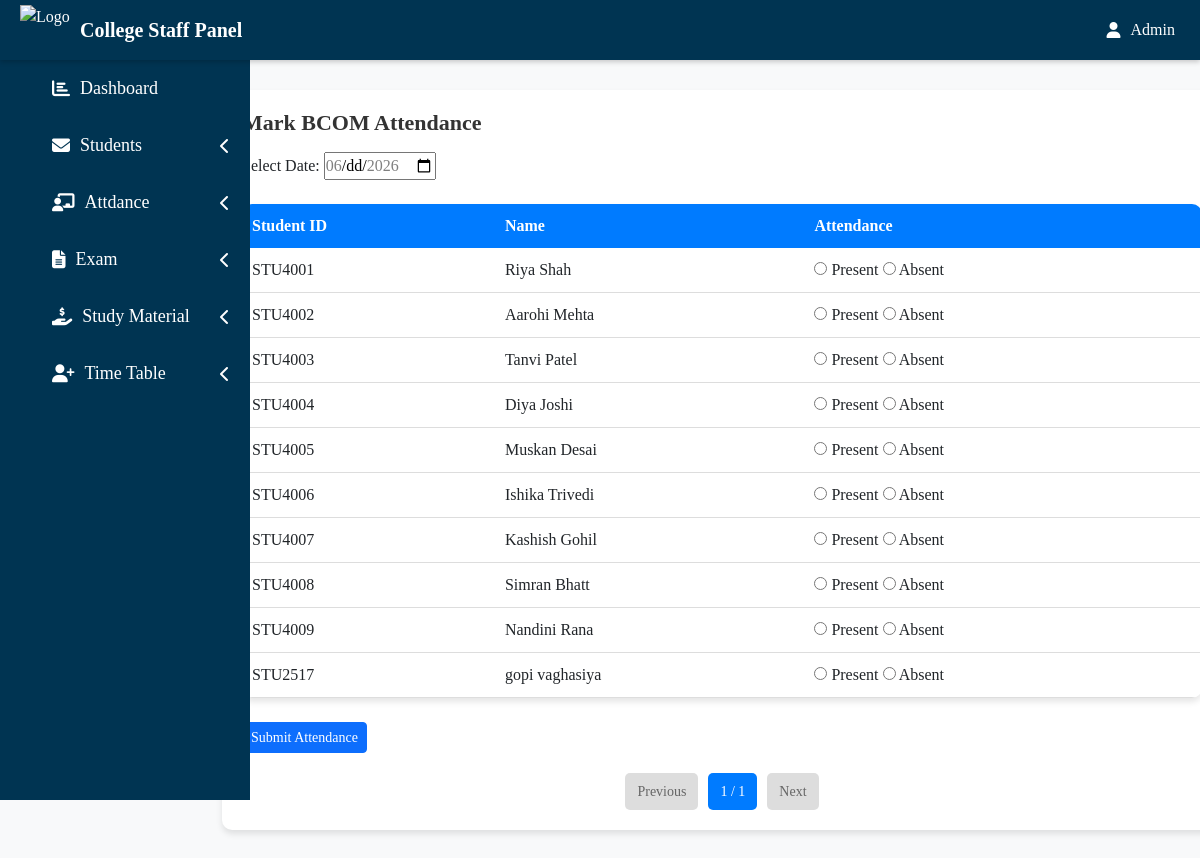
Screenshot of /collegestaff/bcom_student.php with the database file from the repository.
### tables this page shows
CREATE TABLE `cstudents` (
  `id` int(11) NOT NULL,
  `student_id` varchar(10) DEFAULT NULL,
  `name` varchar(100) NOT NULL,
  `email` varchar(100) NOT NULL,
  `phone` varchar(15) NOT NULL,
  `course` varchar(50) NOT NULL,
  `semester` int(11) NOT NULL,
  `dob` date NOT NULL,
  `status` enum('Pending','Approved') DEFAULT 'Pending'
);

### collegestaff/bcom_student.php (the view, shortened to what this page needs)
<?php
$limit = 25;
$page = isset($_GET['page']) ? (int)$_GET['page'] : 1;
$page = max(1, $page);
$start = ($page - 1) * $limit;
$result = mysqli_query($conn, "SELECT COUNT(*) AS total FROM cstudents WHERE course='BCOM'");
$row = mysqli_fetch_assoc($result);
$totalRecords = $row['total'];
$totalPages = ceil($totalRecords / $limit);
?>
<!DOCTYPE html>
<html lang="en">
<head>
    <link href="https://cdn.jsdelivr.net/npm/bootstrap@5.3.0/dist/css/bootstrap.min.css" rel="stylesheet">
</head>
<body>
<?php include ('include/side.php'); ?>
<div class="container mt-4">
    <div class="container1">
        <fieldset>
            <legend><h1>Mark BCOM Attendance</h1></legend>
            <form method="post">
                <label>Select Date:</label>
                <input type="date" name="date" required max="<?= date('Y-m-d') ?>" min="<?= date('Y-m-d') ?>">
                <br><br>
                <table>
                    <tr>
                        <th>Student ID</th>
                        <th>Name</th>
                        <th>Attendance</th>
                    </tr>
                    <?php
                    $students = mysqli_query($conn, "SELECT student_id, name FROM cstudents WHERE course='BCOM' LIMIT $start, $limit");
                    while ($row = mysqli_fetch_assoc($students)) {
                        echo "<tr>
                                <td>{$row['student_id']}</td>
                                <td>{$row['name']}</td>
                                <td>
                                    <input type='radio' name='attendance[{$row['student_id']}]' value='Present' required> Present
                                    <input type='radio' name='attendance[{$row['student_id']}]' value='Absent'> Absent
                                </td>
                              </tr>";
                    }
                    ?>
                </table>
                <br>
                <button type="submit" name="submit" class="btn btn-primary btn-sm">Submit Attendance</button>
            </form>
            <div class="pagination">
                <?php if ($page > 1): ?>
                    <a href="?page=<?php echo $page - 1; ?>">Previous</a>
                <?php else: ?>
                    <span class="disabled">Previous</span>
                <?php endif; ?>
                <span><?php echo $page; ?> / <?php echo $totalPages; ?></span>
                <?php if ($page < $totalPages): ?>
                    <a href="?page=<?php echo $page + 1; ?>">Next</a>
                <?php else: ?>
                    <span class="disabled">Next</span>
                <?php endif; ?>
            </div>
        </fieldset>
    </div>
</div>
</body>
</html>

### collegestaff/bcom_student.php (style rules this page uses)
body { font-family: 'Poppins', sans-serif; background-color: #f8f9fa; }
.container1 { background: #fff; padding: 20px; border-radius: 10px; box-shadow: 0 4px 6px rgba(0, 0, 0, 0.1); margin-top: 90px; margin-left: 180px; width: 1000px; margin-bottom: 30px; }
h1 { font-size: 22px; font-weight: 600; color: #333; }
table { width: 100%; background: #fff; border-radius: 10px; overflow: hidden; box-shadow: 0 4px 6px rgba(0, 0, 0, 0.1); }
th { background: #007bff; color: white; text-align: left; padding: 10px; }
td { padding: 10px; border-bottom: 1px solid #ddd; }
.pagination { margin-top: 20px; display: flex; justify-content: center; gap: 10px; }
.pagination a, .pagination span { padding: 8px 12px; border-radius: 5px; text-decoration: none; font-size: 14px; background: #007bff; color: white; }
.pagination .disabled { background: #ddd; color: #666; pointer-events: none; }

### collegestaff/include/side.php (style rules this page uses)
* { margin: 0; padding: 0; font-family: times new roman; }

### rows the page displays
cstudents: student "STU4001", name "Riya Shah"
cstudents: student "STU4002", name "Aarohi Mehta"
cstudents: student "STU4003", name "Tanvi Patel"
cstudents: student "STU4004", name "Diya Joshi"
cstudents: student "STU4005", name "Muskan Desai"
cstudents: student "STU4006", name "Ishika Trivedi"
cstudents: student "STU4007", name "Kashish Gohil"
cstudents: student "STU4008", name "Simran Bhatt"
cstudents: student "STU4009", name "Nandini Rana"
cstudents: student "STU2517", name "gopi vaghasiya"

### other values shown
$page "1"
$totalPages "1"
